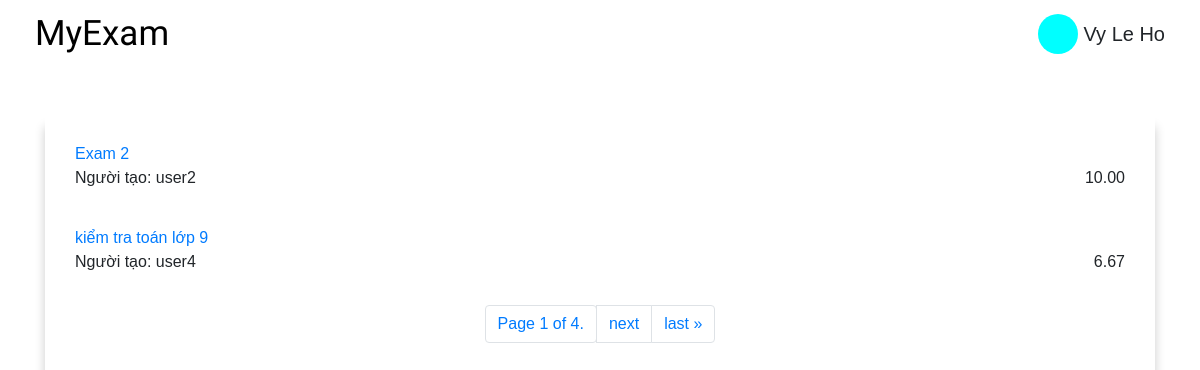
The app's page /home/user=user/ with its own data.
### home/models.py (models this page shows)
class Exam(models.Model):
    key = models.ForeignKey( User ,on_delete = models.CASCADE)
    examName = models.CharField(max_length= 200, default= "")
    def __str__(self):
        return self.examName

class Point(models.Model):
    key1 = models.ForeignKey(User, on_delete = models.CASCADE)
    key2 = models.ForeignKey(Exam, on_delete= models.CASCADE)
    point = models.DecimalField(max_digits= 4, decimal_places= 2, default= 0)
    name = "Ng lam bai: {}, Bai: {}, Diem: {}"
    def __str__(self):
        return self.name.format(self.key1, self.key2, self.point)

### home/views.py (the view)
# urls.py: 2. Add a URL to urlpatterns:  path('', views.home, name='home')
def home(request,username):
    user = User.objects.get(username = username)
    exams = Exam.objects.exclude(key = user)
    exams_context = []
    for exam in exams:
        creator = exam.key
        score_obj = []
        for score in Point.objects.filter(key1 = user,key2 = exam):
            score_obj.append(score)
        print(score_obj)
        score = None
        if score_obj ==[]:
            score = "chưa làm"
        else:
            scores = []
            for item in score_obj:
                scores.append(item.point)
            score = max(scores)
        exams_context.append({
            "user_name":creator.username,
            "exam":exam.examName,
            "score":score,
        })
    paginator = Paginator(exams_context, 2) # Show 25 contacts per page.
    page_number = request.GET.get('page')
    page_obj = paginator.get_page(page_number)
    context = {
        "user":user,
        "page_obj" : page_obj,
    }
    return render(request,'home/home.html',{"context":context})

### home/templates/home/home.html (shortened to what this page needs)
{% extends 'home/base/base-home.html'%}
{% block name %}
{{ context.user.first_name }} {{ context.user.last_name }}
{% endblock %}
{% block my-home %}
    {% url 'home' context.user.username %}
{% endblock %}
{% block content %}
    <div class="container">
        <div class="test-section mt-5">
            {% for exam in context.page_obj %}
            <div class="test-component">
                <a href="exam={{ exam.exam }}" class="test-name">{{exam.exam}}</a>
                <div class="test-info">
                    <p class="test-owner">Người tạo: {{exam.user_name}}</p>
                    <p class="test-date">{{exam.score}}</p>
                </div>
            </div>
            {% endfor %}
            <div class="pagination justify-content-center">
                <span class="current">
                    <li class="page-item">
                        <p class="page-link">Page {{ context.page_obj.number }} of {{ context.page_obj.paginator.num_pages }}.</p>
                    </li>
                </span>
                {% if context.page_obj.has_next %}
                    <li class="page-item">
                        <a class="page-link" href="?page={{ context.page_obj.next_page_number }}">next</a>
                    </li>
                    <li class="page-item">
                        <a class = "page-link" href="?page={{ context.page_obj.paginator.num_pages }}">last &raquo;</a>
                    </li>
                {% endif %}
            </div>
        </div>
    </div>
{% endblock %}

### home/static/home/css/style.css (style rules this page uses)
:root { --color-primary-light:#00e8e8; }
* { font-family: Arial, Helvetica, sans-serif; margin:0; padding:0; box-sizing: border-box; }
.test-section { padding: 20px; box-shadow: 0px 10px 10px rgba(0,0,0,.2); }
.test-component { margin-bottom: 10px; padding: 5px 10px; }
.test-info { display:flex; justify-content: space-between; }

### records on screen
Exam: exam "Exam 2"
Point: score "10.00"
Exam: exam "kiểm tra toán lớp 9"
Point: score "6.67"

### other values on screen
{{ context.user.first_name }} "Vy"
{{ context.user.last_name }} "Le Ho"
{{ exam.user_name }} "user2" "user4"
{{ context.page_obj.number }} "1"
{{ context.page_obj.paginator.num_pages }} "4"
